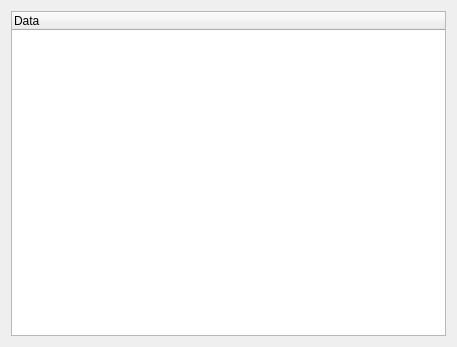
<?xml version="1.0" encoding="UTF-8"?>
<ui version="4.0">
 <class>PlistWidget</class>
 <widget class="QWidget" name="PlistWidget">
  <property name="geometry">
   <rect>
    <x>0</x>
    <y>0</y>
    <width>457</width>
    <height>347</height>
   </rect>
  </property>
  <property name="windowTitle">
   <string>Form</string>
  </property>
  <layout class="QHBoxLayout" name="horizontalLayout">
   <item>
    <widget class="QTreeWidget" name="plistTree">
     <column>
      <property name="text">
       <string>Data</string>
      </property>
     </column>
    </widget>
   </item>
  </layout>
 </widget>
 <resources/>
 <connections/>
</ui>
